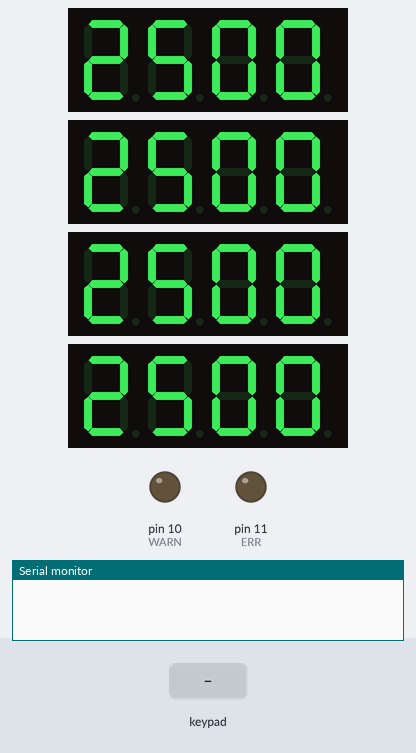
This sketch was run on a simulated Arduino Uno, built with avr-gcc and run on an emulated ATmega328P. On the bench: 4 × 4-digit seven-segment display, output pins drawn as LEDs (lit = HIGH), the last lines printed to the serial monitor. The inputs (shaded band) are chosen by the test bench.

Above: at 1.2 s.
1.3 s: keypad keys 5 4 3 2 pressed 0.4 s apart
At 2.4 s:
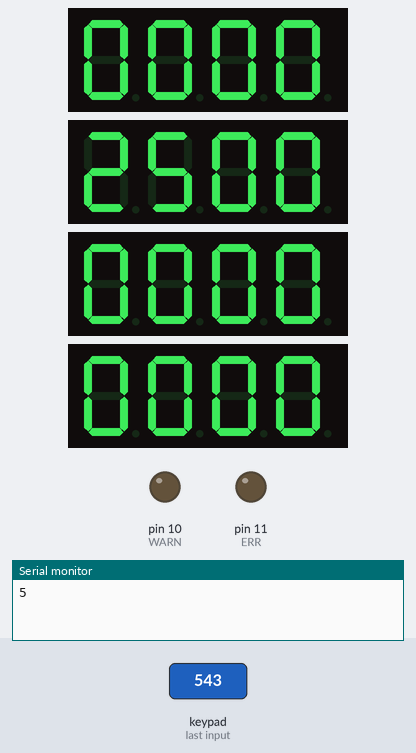
5.9 s: key 'A' pressed
At 7.1 s:
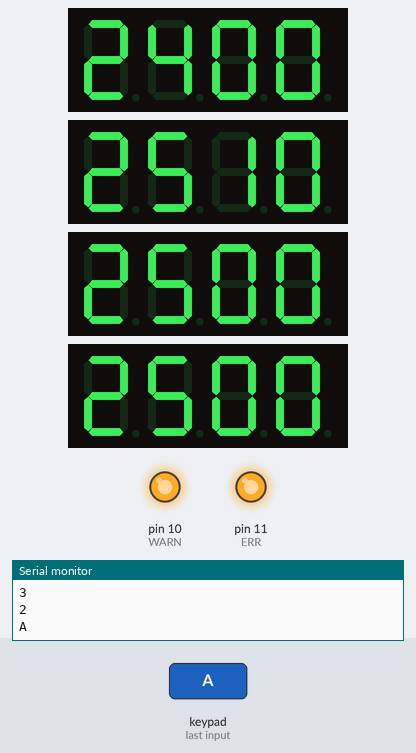
7.4 s: key '*' pressed
At 8.1 s:
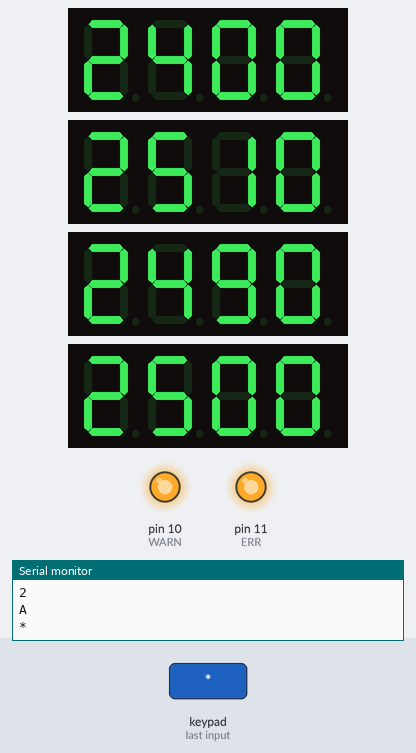
8.9 s: keypad keys 5 4 3 2 D pressed 0.4 s apart
At 13.7 s:
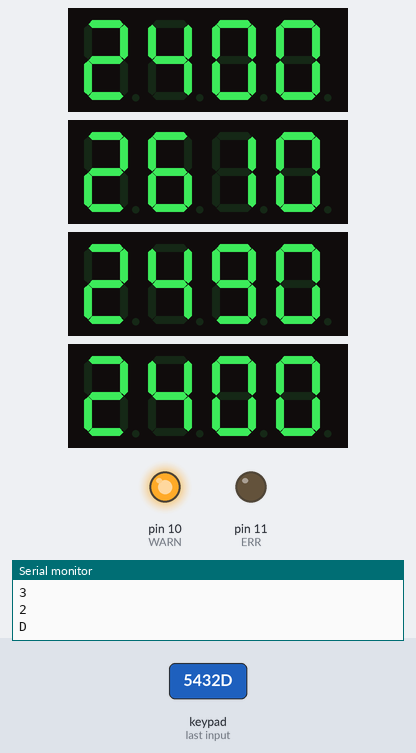
13.9 s: key 'B' pressed
At 14.9 s:
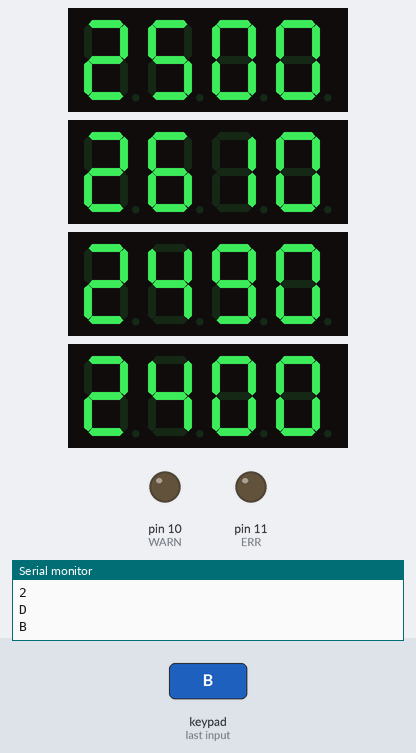
15.4 s: keypad keys 5 4 3 2 # pressed 0.4 s apart
At 20.6 s:
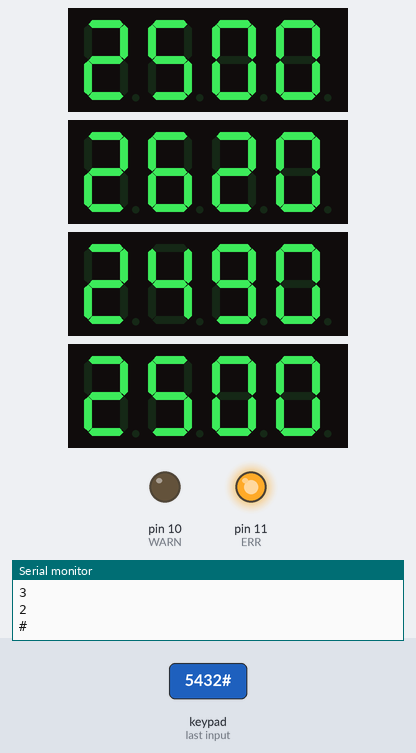
Timing chart, 0 to 20.9 s (numbered marks = the images above; inputs shaded):
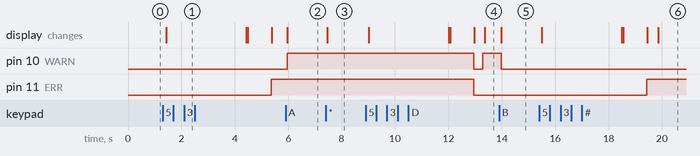

Measured:
- after the input at 1.3 s, pin 11 (ERR): LOW → HIGH after 4.1 s; the display: changes after 0.13 s (image 1)
- after the input at 5.9 s, pin 10 (WARN): LOW → HIGH after 0.06 s; the display: changes after 0.06 s (image 2)
- after the input at 7.4 s, the display: changes after 0.06 s (image 3)
- after the input at 8.9 s, pin 10 (WARN): HIGH → LOW after 4.1 s, → HIGH 0.34 s later; pin 11 (ERR): HIGH → LOW after 4.1 s; the display: first changes after 0.11 s (image 4 shows a later state)
- after the input at 13.9 s, pin 10 (WARN): HIGH → LOW after 0.08 s; the display: changes after 0.08 s (image 5)
- after the input at 15.4 s, pin 11 (ERR): LOW → HIGH after 4.0 s; the display: first changes after 0.09 s (image 6 shows a later state)

The sketch:

4pkeypadButtons.ino
```cpp
#include <Arduino.h>
#include <TM1637Display.h>
#include <Keypad.h>

// Module connection pins (Digital Pins)
#define CLK A5
#define DIO0 A4
#define DIO1 A3
#define DIO2 A2
#define DIO3 A1

#define WARN 10
#define ERR 11

#define players 4

int player_score[players] = {2500, 2500, 2500, 2500};
int player_quanta[players] = {100, 100, 100, 100};

TM1637Display display0(CLK, DIO0);
TM1637Display display1(CLK, DIO1);
TM1637Display display2(CLK, DIO2);
TM1637Display display3(CLK, DIO3);

const byte ROWS = 4;
const byte COLS = 4;

char hexaKeys[ROWS][COLS] = {
  {'1', '2', '3', 'A'},
  {'4', '5', '6', 'B'},
  {'7', '8', '9', 'C'},
  {'*', '0', '#', 'D'}
};

byte rowPins[ROWS] = {9, 8, 7, 6};
byte colPins[COLS] = {5, 4, 3, 2};

Keypad customKeypad = Keypad(makeKeymap(hexaKeys), rowPins, colPins, ROWS, COLS);

void setup()
{
  display0.setBrightness(1);
  display1.setBrightness(1);
  display2.setBrightness(1);
  display3.setBrightness(1);
  display0.showNumberDec(player_score[0], true, 4, 0);
  display1.showNumberDec(player_score[1], true, 4, 0);
  display2.showNumberDec(player_score[2], true, 4, 0);
  display3.showNumberDec(player_score[3], true, 4, 0);
  pinMode(WARN, OUTPUT);
  pinMode(ERR, OUTPUT);

  Serial.begin(9600);

}

void loop()
{

  display0.showNumberDec(player_score[0], true, 4, 0);
  display1.showNumberDec(player_score[1], true, 4, 0);
  display2.showNumberDec(player_score[2], true, 4, 0);
  display3.showNumberDec(player_score[3], true, 4, 0);

  char customKey = customKeypad.getKey();

  if (customKey){
    Serial.println(customKey);
    switch (customKey) {
      case 'C':
        swap_quanta(0);
        break;
      case '3':
        swap_quanta(1);
        break;
      case '4':
        swap_quanta(2);
        break;
      case '0':
        swap_quanta(3);
        break;
      case 'B':
        player_score[0] += player_quanta[0];
        break;
      case 'A':
        player_score[0] -= player_quanta[0];
        break;
      case '2':
        player_score[1] += player_quanta[1];
        break;
      case '1':
        player_score[1] -= player_quanta[1];
        break;
      case '7':
        player_score[2] += player_quanta[2];
        break;
      case '*':
        player_score[2] -= player_quanta[2];
        break;
      case '#':
        player_score[3] += player_quanta[3];
        break;
      case 'D':
        player_score[3] -= player_quanta[3];
        break;
      case '6':
        display1.showNumberDec(abs(player_score[0] - player_score[1]), true, 4, 0);
        display2.showNumberDec(abs(player_score[0] - player_score[2]), true, 4, 0);
        display3.showNumberDec(abs(player_score[0] - player_score[3]), true, 4, 0);
        delay(3000);
        break;
      case '5':
        display0.showNumberDec(abs(player_score[1] - player_score[0]), true, 4, 0);
        display2.showNumberDec(abs(player_score[1] - player_score[2]), true, 4, 0);
        display3.showNumberDec(abs(player_score[1] - player_score[3]), true, 4, 0);
        delay(3000);
        break;
      case '8':
        display0.showNumberDec(abs(player_score[2] - player_score[0]), true, 4, 0);
        display1.showNumberDec(abs(player_score[2] - player_score[1]), true, 4, 0);
        display3.showNumberDec(abs(player_score[2] - player_score[3]), true, 4, 0);
        delay(3000);
        break;
      case '9':
        display0.showNumberDec(abs(player_score[3] - player_score[0]), true, 4, 0);
        display1.showNumberDec(abs(player_score[3] - player_score[1]), true, 4, 0);
        display2.showNumberDec(abs(player_score[3] - player_score[2]), true, 4, 0);
        delay(3000);
        break;
    }
    int total = 0;
    for(int i = 0; i < players; i++){
      total += player_score[i];
    }
    if(total < 10000){
      digitalWrite(WARN, HIGH);
    }
    if(total > 10000 || total < 9600){
      digitalWrite(ERR, HIGH);
    }
    if(total == 10000){
      digitalWrite(ERR, LOW);
      digitalWrite(WARN, LOW);
    }

  }
}
void swap_quanta(int player){
  if(player_quanta[player] == 100)
    player_quanta[player] = 10;
  else
    player_quanta[player] = 100;
}
```
